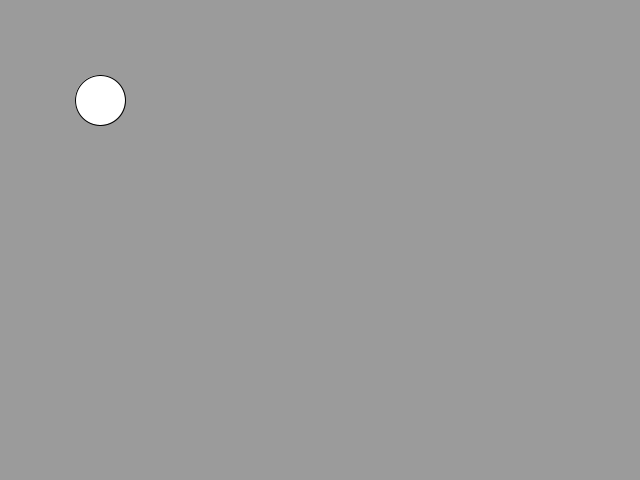
Frame 1 (no input)
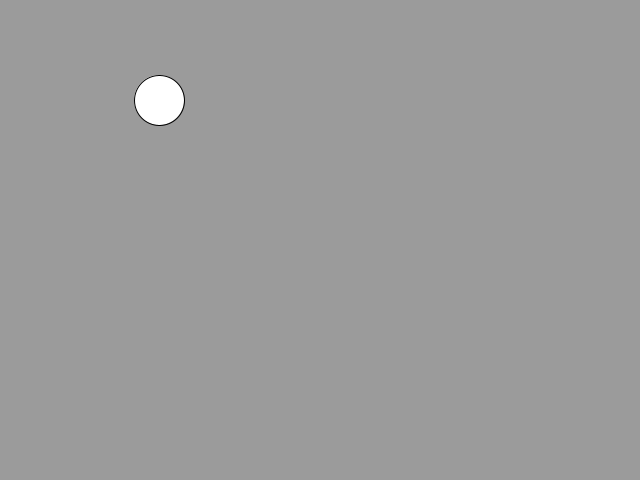
Frame 60 (the mouse pressed at the canvas centre just before this capture)
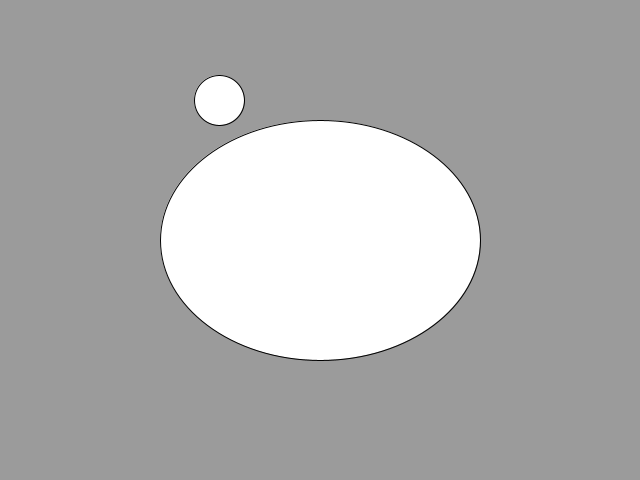
Frame 120 (the mouse held since frame 60 and released just before this capture)

The Processing sketch that drew these frames (run headless with seeded random() and noise(); from frame 60 on, the mouse is pressed at the canvas centre):

// Processing sketch: Draw_a_circle
// ── Draw_a_circle.pde
int x = 100;

void setup() {
  size(640, 480);
  frameRate(100);
}

void draw() {
  background(155);
  ellipse(x, 100, 50, 50);
  /** Move with mouse! **/
   ellipse(mouseX, mouseY, mouseX, mouseY);
  x = x + 1;
}
